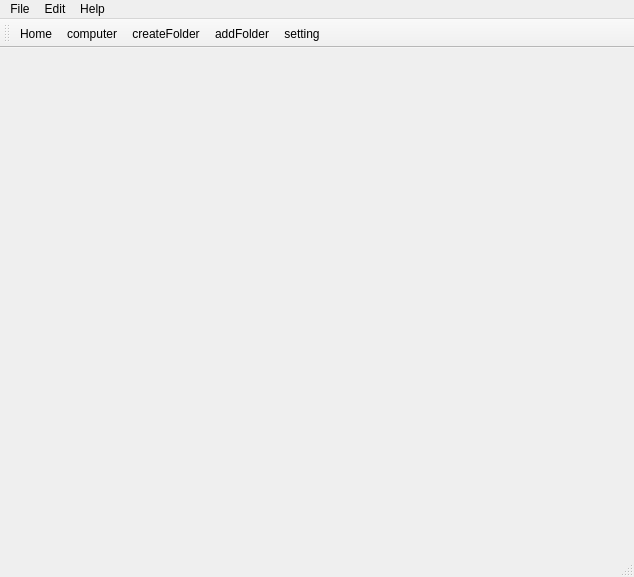
<?xml version="1.0" encoding="UTF-8"?>
<ui version="4.0">
 <class>MainWindow</class>
 <widget class="QMainWindow" name="MainWindow">
  <property name="geometry">
   <rect>
    <x>0</x>
    <y>0</y>
    <width>634</width>
    <height>577</height>
   </rect>
  </property>
  <property name="windowTitle">
   <string>MainWindow</string>
  </property>
  <widget class="QWidget" name="centralwidget"/>
  <widget class="QMenuBar" name="menubar">
   <property name="geometry">
    <rect>
     <x>0</x>
     <y>0</y>
     <width>634</width>
     <height>27</height>
    </rect>
   </property>
   <widget class="QMenu" name="menuFile">
    <property name="title">
     <string>File</string>
    </property>
    <addaction name="actioncreateFolder"/>
    <addaction name="actionOpen"/>
    <addaction name="actionNew"/>
    <addaction name="actionSave"/>
    <addaction name="actionSave_As"/>
   </widget>
   <widget class="QMenu" name="menuEdit">
    <property name="title">
     <string>Edit</string>
    </property>
    <addaction name="actionCut"/>
    <addaction name="actionCopy"/>
    <addaction name="actionPaste"/>
    <addaction name="actionFind_Next"/>
    <addaction name="actionReplace"/>
    <addaction name="actionPlay"/>
   </widget>
   <widget class="QMenu" name="menuHelp">
    <property name="title">
     <string>Help</string>
    </property>
    <addaction name="actionAbout"/>
    <addaction name="actionsetting"/>
    <addaction name="actionsetting_2"/>
   </widget>
   <addaction name="menuFile"/>
   <addaction name="menuEdit"/>
   <addaction name="menuHelp"/>
  </widget>
  <widget class="QStatusBar" name="statusbar"/>
  <widget class="QToolBar" name="toolBar">
   <property name="windowTitle">
    <string>toolBar</string>
   </property>
   <attribute name="toolBarArea">
    <enum>TopToolBarArea</enum>
   </attribute>
   <attribute name="toolBarBreak">
    <bool>false</bool>
   </attribute>
   <addaction name="actionHome"/>
   <addaction name="actioncomputer"/>
   <addaction name="actioncreateFolder"/>
   <addaction name="actionaddFolder"/>
   <addaction name="actionsetting"/>
  </widget>
  <action name="actionOpen">
   <property name="text">
    <string>Open</string>
   </property>
  </action>
  <action name="actionNew">
   <property name="text">
    <string>New</string>
   </property>
  </action>
  <action name="actionSave">
   <property name="text">
    <string>Save</string>
   </property>
  </action>
  <action name="actionSave_As">
   <property name="text">
    <string>Save As</string>
   </property>
  </action>
  <action name="actionCut">
   <property name="text">
    <string>Cut</string>
   </property>
  </action>
  <action name="actionCopy">
   <property name="text">
    <string>Copy</string>
   </property>
  </action>
  <action name="actionPaste">
   <property name="text">
    <string>Paste</string>
   </property>
  </action>
  <action name="actionFind_Next">
   <property name="text">
    <string>Find Next</string>
   </property>
  </action>
  <action name="actionReplace">
   <property name="text">
    <string>Replace</string>
   </property>
  </action>
  <action name="actionAbout">
   <property name="text">
    <string>About</string>
   </property>
  </action>
  <action name="actionHome">
   <property name="icon">
    <iconset>
     <normaloff>../../asset/home.png</normaloff>../../asset/home.png</iconset>
   </property>
   <property name="text">
    <string>Home</string>
   </property>
  </action>
  <action name="actioncomputer">
   <property name="icon">
    <iconset>
     <normaloff>../../asset/computer.png</normaloff>../../asset/computer.png</iconset>
   </property>
   <property name="text">
    <string>computer</string>
   </property>
  </action>
  <action name="actioncreateFolder">
   <property name="icon">
    <iconset>
     <normaloff>../../asset/folder.png</normaloff>../../asset/folder.png</iconset>
   </property>
   <property name="text">
    <string>createFolder</string>
   </property>
  </action>
  <action name="actionaddFolder">
   <property name="icon">
    <iconset>
     <normaloff>../../asset/add-folder.png</normaloff>../../asset/add-folder.png</iconset>
   </property>
   <property name="text">
    <string>addFolder</string>
   </property>
  </action>
  <action name="actionsetting">
   <property name="icon">
    <iconset>
     <normaloff>../../asset/setting.png</normaloff>../../asset/setting.png</iconset>
   </property>
   <property name="text">
    <string>setting</string>
   </property>
  </action>
  <action name="actionPlay">
   <property name="text">
    <string>Play</string>
   </property>
  </action>
  <action name="actionsetting_2">
   <property name="text">
    <string>setting</string>
   </property>
  </action>
 </widget>
 <resources/>
 <connections/>
</ui>
